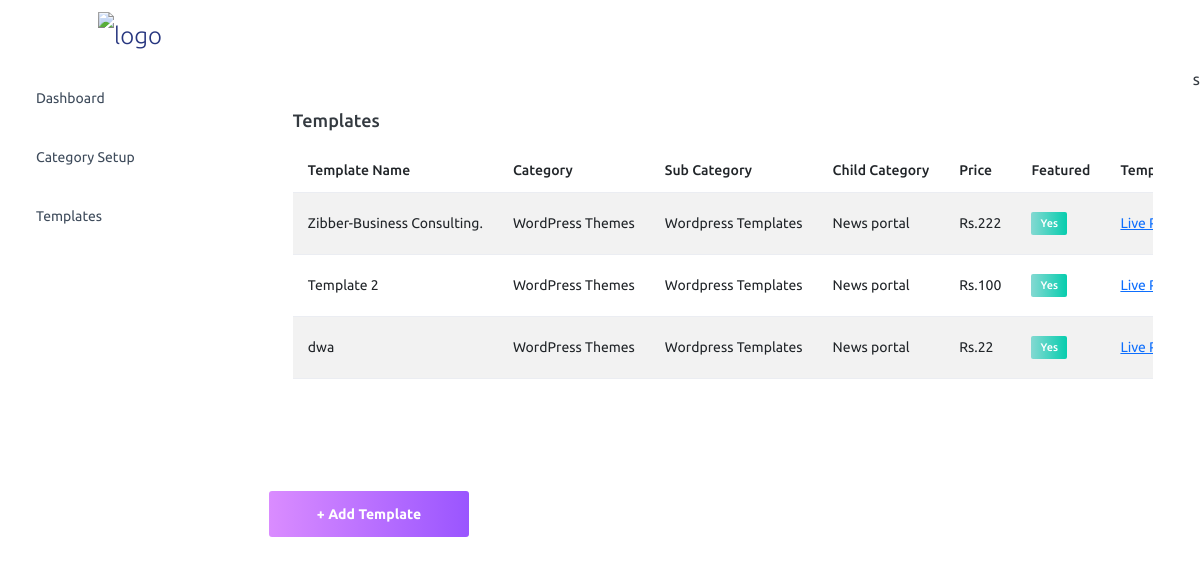
The page /template/ (signed in) on the database its author committed.
### adminpanel/models.py (models this page shows, shortened)
class Template(models.Model):
    category = models.ForeignKey(Category, on_delete=models.CASCADE)
    sub_category = models.ForeignKey(
        SubCategory, on_delete=models.CASCADE, null=True, blank=True
    )
    child_category = models.ForeignKey(
        ChildCategory, on_delete=models.CASCADE, null=True, blank=True
    )
    tag = models.ManyToManyField(Tag, null=True, blank=True)
    template_name = models.CharField(max_length=1000)
    template_details = models.TextField()
    template_features = models.TextField()
    template_layout = models.TextField()
    template_price = models.IntegerField()
    TAX_CHOICES = (("yes", "yes"), ("no", "no"))
    is_taxable = models.CharField(max_length=20, choices=TAX_CHOICES, default="yes")
    version = models.CharField(max_length=100)
    framework = models.CharField(max_length=1000)
    template_image = models.ImageField(
        null=True, blank=True, upload_to="template_images/"
    )
    template_url = models.URLField(null=True, blank=True)
    template_file = models.FileField(null=True, blank=True, upload_to="template_files/")
    is_featured = models.BooleanField(null=True, default=0)
    created = models.DateTimeField(auto_now_add=True, null=True)

class Category(models.Model):
    category = models.CharField(max_length=100, unique=True)
    category_image = models.ImageField(null=True, upload_to="category_images/")
    order = models.IntegerField(null=True)
    STATUS_CHOICES = (("active", "active"), ("inactive", "inactive"))
    status = models.CharField(max_length=100, choices=STATUS_CHOICES, default="active")
    created = models.DateTimeField(auto_now_add=True, null=True)
    def __str__(self):
        return self.category
    class Meta:
        verbose_name_plural = "1. Category"

class SubCategory(models.Model):
    category = models.ForeignKey(Category, on_delete=models.CASCADE)
    sub_category = models.CharField(max_length=100, unique=True)
    order = models.IntegerField(null=True)
    STATUS_CHOICES = (("active", "active"), ("inactive", "inactive"))
    status = models.CharField(max_length=100, choices=STATUS_CHOICES, default="active")
    created = models.DateTimeField(auto_now_add=True, null=True)
    def __str__(self):
        return self.sub_category
    class Meta:
        verbose_name_plural = "2. Sub Category"

class ChildCategory(models.Model):
    sub_category = models.ForeignKey(SubCategory, on_delete=models.CASCADE)
    child_category = models.CharField(max_length=100)
    order = models.IntegerField(null=True)
    STATUS_CHOICES = (("active", "active"), ("inactive", "inactive"))
    status = models.CharField(max_length=100, choices=STATUS_CHOICES, default="active")
    created = models.DateTimeField(auto_now_add=True, null=True)
    def __str__(self):
        return self.child_category
    class Meta:
        verbose_name_plural = "3. Child Category"

### adminpanel/views.py (the view)
# urls.py: path('template/', views.template, name='template'),
@login_required
def template(request):
    template = Template.objects.all()
    return render(request, "admin/template.html", {"template": template})

### templates/admin/template.html (shortened to what this page needs)
{% load static %}
{% include 'admin/nav.html' %}
<div class="main-panel">
    <div class="col-lg-12 grid-margin stretch-card">
        <div class="card">
          <div class="card-body">
            <h4 class="card-title">Templates</h4>
            <div class="table-responsive">
            <table class="table table-striped">
              <thead>
                <tr>
                  <th> Template Name</th>
                  <th> Category</th>
                  <th> Sub Category</th>
                  <th> Child Category</th>
                  <th> Price </th>
                  <th> Featured</th>
                  <th>Template Link</th>
                </tr>
              </thead>
              <tbody>
                {% for template in template %}
                <tr>
                  <td>{{template.template_name}} </td>
                  <td>{{template.category}} </td>
                  {% if template.sub_category %}
                  <td>{{template.sub_category}} </td>
                  {% else %}
                  <td>--</td>
                  {% endif %}
                  {% if template.child_category %}
                  <td>{{template.child_category}} </td>
                  {% else %}
                  <td>--</td>
                  {% endif %}
                  <td>
                    Rs.{{template.template_price}}
                  </td>
                  <td>
                    {% if template.is_featured == True %}
                    <label class="badge badge-gradient-success">Yes</label>
                    {% else %}
                    <label class="badge badge-gradient-danger">No</label>
                    {% endif %}
                  </td>
                  {% if template.template_url %}
                  <td><a href="{{template.template_url}}" target="_blank">Live Preview</a></td>
                  {% else %}
                  <td>--</td>
                  {% endif %}
                </tr>
                {% endfor %}
              </tbody>
            </table>
          </div>
          </div>
        </div>
      </div>
      <span class="nav-link">
        <a href="{% url 'add_template' %}">
        <button class="btn btn-block btn-lg btn-gradient-primary mt-4">+ Add Template</button>
    </a>
    </span>
</div>
{% include 'admin/footer.html' %}s

### rows shown on the page
Template: template_name "Zibber-Business Consulting.", category "WordPress Themes", sub_category "Wordpress Templates", child_category "News portal", template_price "222", is_featured "Yes"
Template: template_name "Template 2", category "WordPress Themes", sub_category "Wordpress Templates", child_category "News portal", template_price "100", is_featured "Yes"
Template: template_name "dwa", category "WordPress Themes", sub_category "Wordpress Templates", child_category "News portal", template_price "22", is_featured "Yes"
